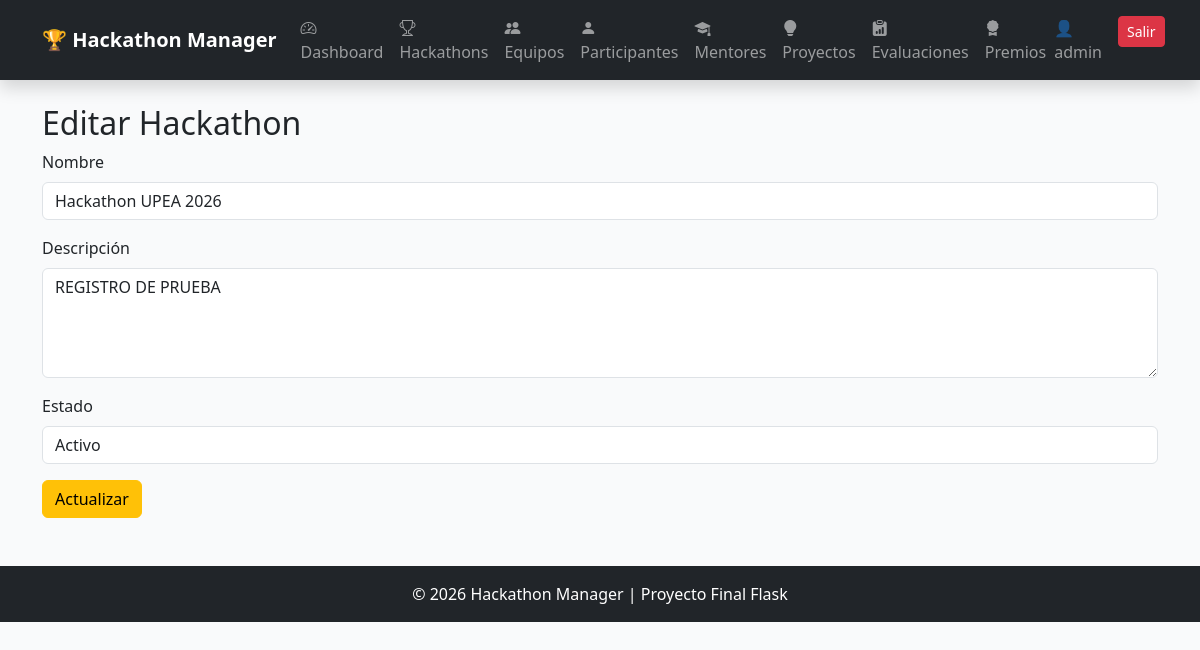
/hackathons/editar/1 (signed in), run on the app's committed database.
### app/models/usuario.py (models this page shows, shortened)
class Usuario(UserMixin, db.Model):
    __tablename__ = "usuarios"
    id = db.Column(
        db.Integer,
        primary_key=True
    )
    nombre = db.Column(
        db.String(100),
        nullable=False
    )
    email = db.Column(
        db.String(100),
        unique=True,
        nullable=False
    )
    username = db.Column(
        db.String(50),
        unique=True,
        nullable=False
    )
    password = db.Column(
        db.String(255),
        nullable=False
    )
    rol_id = db.Column(
        db.Integer,
        db.ForeignKey("roles.id"),
        nullable=False
    )

### app/models/hackathon.py (models this page shows, shortened)
class Hackathon(db.Model):
    __tablename__ = "hackathons"
    id = db.Column(
        db.Integer,
        primary_key=True
    )
    nombre = db.Column(
        db.String(100),
        nullable=False
    )
    descripcion = db.Column(
        db.Text,
        nullable=False
    )
    fecha_inicio = db.Column(
        db.Date
    )
    fecha_fin = db.Column(
        db.Date
    )
    estado = db.Column(
        db.String(30)
    )
    equipos = db.relationship(
    "Equipo",
    backref="hackathon",
    lazy=True
    )

### app/hackathons/routes.py (the view)
@hackathon_bp.route(
    "/hackathons/editar/<int:id>",
    methods=["GET", "POST"]
)
@login_required
def editar_hackathon(id):
    hackathon = Hackathon.query.get_or_404(id)
    if request.method == "POST":
        hackathon.nombre = request.form["nombre"]
        hackathon.descripcion = request.form["descripcion"]
        hackathon.estado = request.form["estado"]
        db.session.commit()
        return redirect("/hackathons")
    return render_template(
        "hackathons/editar.html",
        hackathon=hackathon
    )

### app/templates/hackathons/editar.html (shortened to what this page needs)
{% extends 'base.html' %}
{% block content %}
<h2>Editar Hackathon</h2>
<form method="POST">
    <div class="mb-3">
        <label class="form-label">
            Nombre
        </label>
        <input
            type="text"
            name="nombre"
            value="{{ hackathon.nombre }}"
            class="form-control"
            required>
    </div>
    <div class="mb-3">
        <label class="form-label">
            Descripción
        </label>
        <textarea
            name="descripcion"
            class="form-control"
            rows="4"
            required>{{ hackathon.descripcion }}</textarea>
    </div>
    <div class="mb-3">
        <label class="form-label">
            Estado
        </label>
        <select
            name="estado"
            class="form-control">
            <option value="Activo"
            {% if hackathon.estado == 'Activo' %}
            selected
            {% endif %}>
            Activo
            </option>
        </select>
    </div>
    <button
        class="btn btn-warning">
        Actualizar
    </button>
</form>
{% endblock %}

### app/templates/base.html (shortened to what this page needs)
<!DOCTYPE html>
<html lang="es">
<head>
    <link href="https://cdn.jsdelivr.net/npm/bootstrap@5.3.7/dist/css/bootstrap.min.css" rel="stylesheet">
    <link rel="stylesheet" href="https://cdn.jsdelivr.net/npm/bootstrap-icons@1.11.3/font/bootstrap-icons.min.css">
    <link rel="stylesheet" href="{{ url_for('static', filename='css/style.css') }}">
</head>
<body class="bg-light">
<nav class="navbar navbar-expand-lg navbar-dark bg-dark shadow">
    <div class="container">
        <a class="navbar-brand fw-bold" href="/">
            🏆 Hackathon Manager
        </a>
        <div class="collapse navbar-collapse" id="menu">
            <ul class="navbar-nav me-auto">
                {% if current_user.is_authenticated %}
                <li class="nav-item">
                    <a class="nav-link" href="/dashboard">
                        <i class="bi bi-speedometer2"></i> Dashboard
                    </a>
                </li>
                <li class="nav-item">
                    <a class="nav-link" href="/hackathons">
                        <i class="bi bi-trophy"></i> Hackathons
                    </a>
                </li>
                <li class="nav-item">
                    <a class="nav-link" href="/equipos">
                        <i class="bi bi-people-fill"></i> Equipos
                    </a>
                </li>
                <li class="nav-item">
                    <a class="nav-link" href="/participantes">
                        <i class="bi bi-person-fill"></i> Participantes
                    </a>
                </li>
                <li class="nav-item">
                    <a class="nav-link" href="/mentores">
                        <i class="bi bi-mortarboard-fill"></i> Mentores
                    </a>
                </li>
                <li class="nav-item">
                    <a class="nav-link" href="/proyectos">
                        <i class="bi bi-lightbulb-fill"></i> Proyectos
                    </a>
                </li>
                <li class="nav-item">
                    <a class="nav-link" href="/evaluaciones">
                        <i class="bi bi-clipboard-data-fill"></i> Evaluaciones
                    </a>
                </li>
                <li class="nav-item">
                    <a class="nav-link" href="/premios">
                        <i class="bi bi-award-fill"></i> Premios
                    </a>
                </li>
                {% endif %}
            </ul>
            <ul class="navbar-nav">
                {% if current_user.is_authenticated %}
                <li class="nav-item">
                    <span class="navbar-text me-3">
                        👤 {{ current_user.username }}
                    </span>
                </li>
                <li class="nav-item">
                    <a class="btn btn-danger btn-sm" href="/logout">Salir</a>
                </li>
                {% endif %}
            </ul>
        </div>
    </div>
</nav>
<div class="container mt-4">
    {% block content %}
    {% endblock %}
</div>
<footer class="bg-dark text-white text-center mt-5 p-3">
    © 2026 Hackathon Manager | Proyecto Final Flask
</footer>
</body>
</html>

### app/static/css/style.css (style rules this page uses)
body { background: url("../img/mifoto1.png"); background-size: cover; background-position: center; background-repeat: no-repeat; background-attachment: fixed; position: relative; }
body::before { content: ""; position: fixed; top: 0; left: 0; width: 100%; height: 100%; background: rgba(255, 255, 255, 0.158); z-index: -1; }

### data on the page
Usuario: username "admin"
Hackathon: nombre "Hackathon UPEA 2026", descripcion "REGISTRO DE PRUEBA", estado "Activo"
